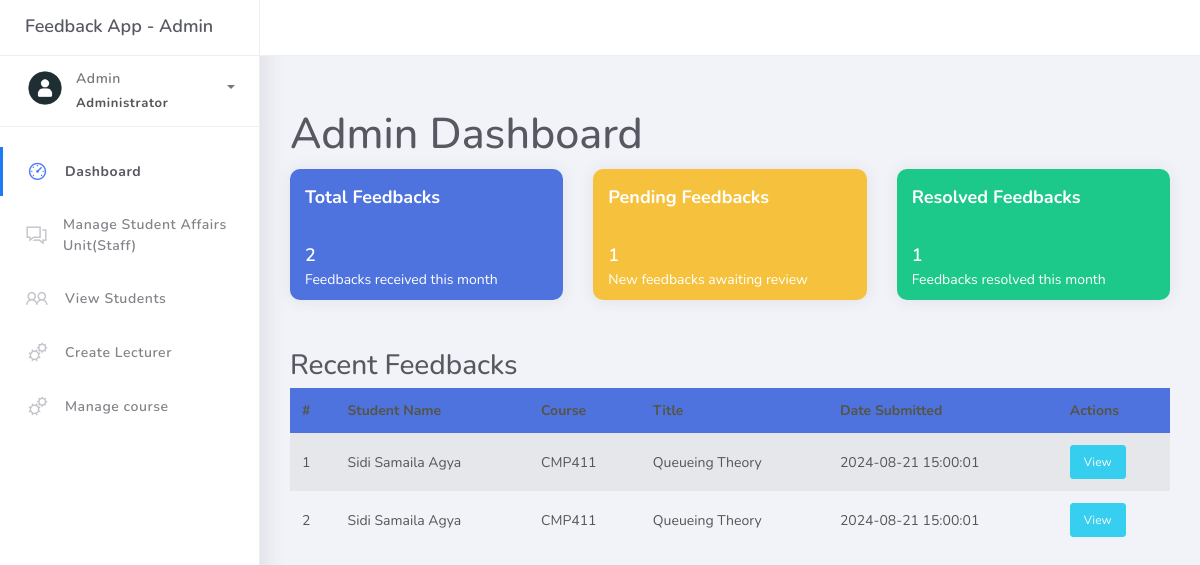
Screenshot of /admin/dashboard.php (signed in) with the database file from the repository.
### tables this page shows
CREATE TABLE `feedback` (
  `feedback_id` int(255) NOT NULL,
  `student_id` int(255) DEFAULT NULL,
  `lecturer_id` int(255) DEFAULT NULL,
  `feedback_type` varchar(255) NOT NULL,
  `message` varchar(255) NOT NULL,
  `status` varchar(255) DEFAULT 'Pending',
  `date_sent` timestamp NOT NULL DEFAULT current_timestamp()
);

CREATE TABLE `student` (
  `student_id` int(255) NOT NULL,
  `fullname` varchar(255) NOT NULL,
  `matricno` varchar(255) NOT NULL,
  `faculty` varchar(255) NOT NULL,
  `department` varchar(255) NOT NULL,
  `level` varchar(255) NOT NULL,
  `password` varchar(255) NOT NULL,
  `date_sent` timestamp NOT NULL DEFAULT current_timestamp() ON UPDATE current_timestamp()
);

CREATE TABLE `lecturer` (
  `lecturer_id` int(255) NOT NULL,
  `fullname` varchar(255) NOT NULL,
  `faculty` varchar(255) NOT NULL,
  `department` varchar(255) NOT NULL,
  `level` varchar(255) NOT NULL,
  `course_code` varchar(255) NOT NULL,
  `course_title` varchar(255) NOT NULL,
  `date_sent` timestamp NOT NULL DEFAULT current_timestamp() ON UPDATE current_timestamp()
);

### Admin/dashboard.php (the view, shortened to what this page needs)
<?php
include_once "../includes/connect.php";
?>
<!DOCTYPE html>
<html>
<head>
    <link rel="stylesheet" href="../assets/css/bootstrap.min.css">
    <link rel="stylesheet" href="../assets/css/ready.css">
    <link rel="stylesheet" href="../assets/css/demo.css">
</head>
<body>
    <div class="wrapper">
        <div class="main-header">
            <div class="logo-header">
                <a href="index.html" class="logo">
                    Feedback App - Admin
                </a>
            </div>
        </div>
        <div class="sidebar">
            <div class="scrollbar-inner sidebar-wrapper">
                <div class="user">
                    <div class="photo">
                    </div>
                    <div class="info">
                        <a class="" data-toggle="collapse" href="#collapseExample" aria-expanded="true">
                            <span>
                                Admin
                                <span class="user-level">Administrator</span>
                                <span class="caret"></span>
                            </span>
                        </a>
                    </div>
                </div>
                <ul class="nav">
                    <li class="nav-item active">
                        <a href="./dashboard.php">
                            <i class="la la-dashboard"></i>
                            <p>Dashboard</p>
                        </a>
                    </li>
                    <li class="nav-item">
                        <a href="./manage-staff.php">
                            <i class="la la-comments"></i>
                            <p>Manage Student Affairs Unit(Staff)</p>
                        </a>
                    </li>
                    <li class="nav-item">
                        <a href="./view-students.php">
                            <i class="la la-users"></i>
                            <p>View Students</p>
                        </a>
                    </li>
                    <li class="nav-item">
                        <a href="./register-lecturers.php">
                            <i class="la la-cogs"></i>
                            <p>Create Lecturer</p>
                        </a>
                    </li>
                    <li class="nav-item">
                        <a href="./manage-course.php">
                            <i class="la la-cogs"></i>
                            <p>Manage course</p>
                        </a>
                    </li>
                </ul>
            </div>
        </div>
        <div class="main-panel">
            <div class="content">
                <div class="container">
                    <h2 class="mt-4">Admin Dashboard</h2>
                    <div class="row">
                        <?php
                        $select_total_feedbacks = mysqli_query($connect, "SELECT COUNT(feedback_id) AS totalFeedback FROM `feedback`");
                        $fetch_total_feedbacks = mysqli_fetch_assoc($select_total_feedbacks);
                        $select_pending_feedbacks = mysqli_query($connect, "SELECT COUNT(feedback_id) AS pendingFeedback FROM `feedback` WHERE status = 'Pending'");
                        $fetch_pending_feedbacks = mysqli_fetch_assoc($select_pending_feedbacks);
                        $select_reviewed_feedbacks = mysqli_query($connect, "SELECT COUNT(feedback_id) AS reviewedFeedback FROM `feedback` WHERE status = 'Reviewed'");
                        $fetch_reviewed_feedbacks = mysqli_fetch_assoc($select_reviewed_feedbacks);
                        ?>
                        <div class="col-lg-4 col-md-6">
                            <div class="card card-stats card-primary">
                                <div class="card-header">
                                    Total Feedbacks
                                </div>
                                <div class="card-body">
                                    <h3 class="card-title">
                                        <?php echo $fetch_total_feedbacks["totalFeedback"]; ?>
                                    </h3>
                                    <p class="card-category">Feedbacks received this month</p>
                                </div>
                            </div>
                        </div>
                        <div class="col-lg-4 col-md-6">
                            <div class="card card-stats card-warning">
                                <div class="card-header">
                                    Pending Feedbacks
                                </div>
                                <div class="card-body">
                                    <h3 class="card-title">
                                        <?php echo $fetch_pending_feedbacks["pendingFeedback"]; ?>
                                    </h3>
                                    <p class="card-category">New feedbacks awaiting review</p>
                                </div>
                            </div>
                        </div>
                        <div class="col-lg-4 col-md-6">
                            <div class="card card-stats card-success">
                                <div class="card-header">
                                    Resolved Feedbacks
                                </div>
                                <div class="card-body">
                                    <h3 class="card-title">
                                        <?php echo $fetch_reviewed_feedbacks["reviewedFeedback"]; ?>
                                    </h3>
                                    <p class="card-category">Feedbacks resolved this month</p>
                                </div>
                            </div>
                        </div>
                    </div>
                    <div class="table-responsive">
                        <h4>Recent Feedbacks</h4>
                        <table class="table table-striped">
                            <thead>
                                <tr>
                                    <th>#</th>
                                    <th>Student Name</th>
                                    <th>Course</th>
                                    <th>Title</th>
                                    <th>Date Submitted</th>
                                    <th>Actions</th>
                                </tr>
                            </thead>
                            <tbody>
                                <?php
                                $select_frm_DB = mysqli_query($connect, "SELECT * FROM `feedback` INNER JOIN `student` ON feedback.student_id = student.student_id INNER JOIN `lecturer` ON feedback.lecturer_id = lecturer.lecturer_id ORDER BY feedback.feedback_id DESC LIMIT 5");
                                $number = 1;
                                while ($row = mysqli_fetch_array($select_frm_DB)) {
                                ?>
                                    <tr>
                                        <td><?php echo $number; ?></td>
                                        <td><?php echo $row["8"]; ?></td>
                                        <td><?php echo $row["course_code"]; ?></td>
                                        <td><?php echo $row["course_title"]; ?></td>
                                        <td><?php echo $row["date_sent"]; ?></td>
                                        <td>
                                            <button class="btn btn-info btn-sm" data-toggle="modal" data-target="#feedbackModal<?php echo $row["feedback_id"]; ?>">View</button>
                                        </td>
                                    </tr>
                                <?php $number++;
                                } ?>
                            </tbody>
                        </table>
                    </div>
                </div>
            </div>
        </div>
    </div>

### Admin/dashboard.php (style rules this page uses)
.card-stats { border-radius: 10px; transition: transform 0.3s; }
.card-stats .card-header { font-size: 18px; font-weight: bold; color: white; }
.card-stats .card-body { font-size: 16px; }
.card-primary { background-color: #4e73df; }
.card-warning { background-color: #f6c23e; }
.card-success { background-color: #1cc88a; }
.table-responsive { margin-top: 20px; }
.table th { background-color: #4e73df; color: white; border: none; }
.table td { border-top: 1px solid #e3e6f0; }

### rows the page displays
feedback: student.fullname "Sidi Samaila Agya", lecturer.course_code "CMP411", lecturer.course_title "Queueing Theory", lecturer.date_sent "2024-08-21 15:00:01"
feedback: student.fullname "Sidi Samaila Agya", lecturer.course_code "CMP411", lecturer.course_title "Queueing Theory", lecturer.date_sent "2024-08-21 15:00:01"

### other values shown
$fetch_total_feedbacks["totalFeedback"] "2"
$fetch_pending_feedbacks["pendingFeedback"] "1"
$fetch_reviewed_feedbacks["reviewedFeedback"] "1"
